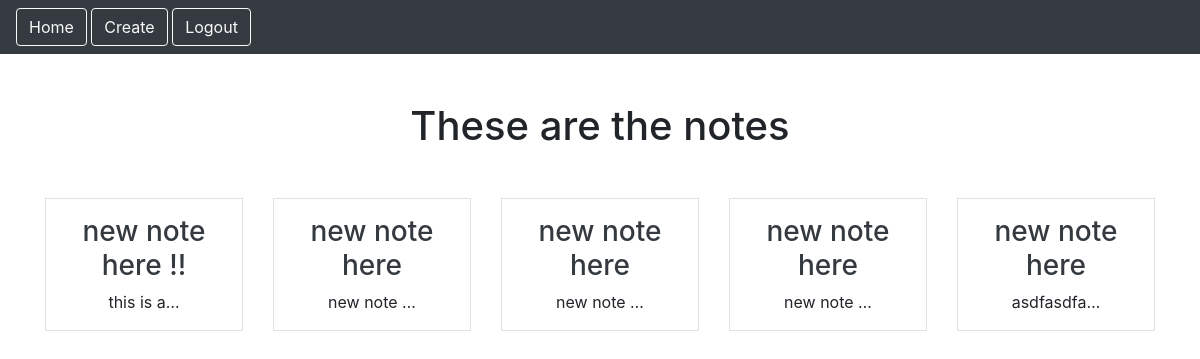
Page /smart/notes (signed in) on the committed database.
### notes/models.py (models this page shows)
class Notes(models.Model):
    title = models.CharField(max_length=200)
    text = models.TextField()
    created = models.DateTimeField(auto_now_add=True)
    user = models.ForeignKey(User, on_delete=models.CASCADE, related_name="no")

### notes/views.py (the view)
# urls.py: path('notes', views.NotesListView.as_view(), name="notes.list"),
class NotesListView(LoginRequiredMixin, ListView):
    model = Notes
    context_object_name = "notes"
    template_name = "notes/notes_list.html"
    login_url = "/admin"

### notes/templates/notes/notes_list.html
{% extends "base.html" %}
{% block content %}
<h1 class="my-5">These are the notes</h1>
<div class="row row-cols3 g-2">
    {% for note in notes %}
    <div class="col">
        <div class="p-3 border">
            <a href="{% url 'notes.detail' pk=note.id %}" class="text-dark text-decoration-non"><h3>{{note.title}}</h3></a>
            {{note.text|truncatechars:10}}
        </div>
    </div>
    {% endfor %}
</div>
{% endblock %}

### rows in the picture
Notes: title "new note here !!", text "this is a…"
Notes: title "new note here", text "new note …"
Notes: title "new note here", text "new note …"
Notes: title "new note here", text "new note …"
Notes: title "new note here", text "asdfasdfa…"
